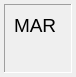
<?xml version="1.0" encoding="UTF-8"?>
<ui version="4.0">
 <class>Form</class>
 <widget class="QWidget" name="Form">
  <property name="geometry">
   <rect>
    <x>0</x>
    <y>0</y>
    <width>76</width>
    <height>77</height>
   </rect>
  </property>
  <property name="toolTip">
   <string>Memory Address Register</string>
  </property>
  <layout class="QVBoxLayout" name="verticalLayout">
   <property name="leftMargin">
    <number>4</number>
   </property>
   <property name="topMargin">
    <number>4</number>
   </property>
   <property name="rightMargin">
    <number>4</number>
   </property>
   <property name="bottomMargin">
    <number>4</number>
   </property>
   <item>
    <widget class="QFrame" name="frame">
     <property name="frameShape">
      <enum>QFrame::Panel</enum>
     </property>
     <property name="frameShadow">
      <enum>QFrame::Sunken</enum>
     </property>
     <layout class="QVBoxLayout" name="verticalLayout_2">
      <item alignment="Qt::AlignLeft">
       <widget class="QLabel" name="_label">
        <property name="font">
         <font>
          <pointsize>14</pointsize>
         </font>
        </property>
        <property name="text">
         <string>MAR</string>
        </property>
        <property name="alignment">
         <set>Qt::AlignLeading|Qt::AlignLeft|Qt::AlignTop</set>
        </property>
       </widget>
      </item>
      <item alignment="Qt::AlignHCenter">
       <widget class="WidgetLedBank" name="_widgetLeds" native="true"/>
      </item>
     </layout>
    </widget>
   </item>
  </layout>
 </widget>
 <customwidgets>
  <customwidget>
   <class>WidgetLedBank</class>
   <extends>QWidget</extends>
   <header>widgetledbank.h</header>
   <container>1</container>
  </customwidget>
 </customwidgets>
 <resources/>
 <connections/>
</ui>
